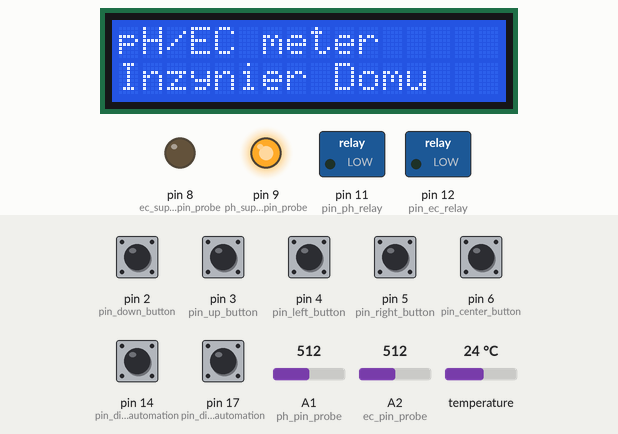
The program below on a simulated Arduino Nano, built with avr-gcc and run on an emulated ATmega328P. On the bench: 16×2 character LCD, switched loads named in the program (green lamp = pin HIGH), output pins drawn as LEDs (lit = HIGH). Dashed ring = blinking. The inputs (shaded band) are chosen by the test bench; at power-on: pin 2 (pin_down_button), pin 3 (pin_up_button), pin 4 (pin_left_button), pin 5 (pin_right_button), pin 6 (pin_center_button), pin 14 (pin_disable_ph_automation), pin 17 (pin_disable_ec_automation) HIGH, A1 (ph_pin_probe) = 512, A2 (ec_pin_probe) = 512, temperature 24 °C. EEPROM starts erased; what the program prints to the serial monitor is not drawn.

Above: at 0.1 s.
2.7 s: pin 2 (pin_down_button) pulled LOW for 0.5 s
At 4.5 s:
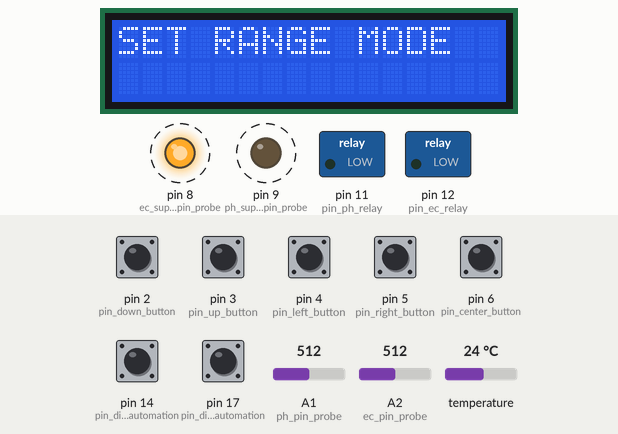
6.7 s: pin 6 (pin_center_button) pulled LOW for 0.5 s
At 8.5 s:
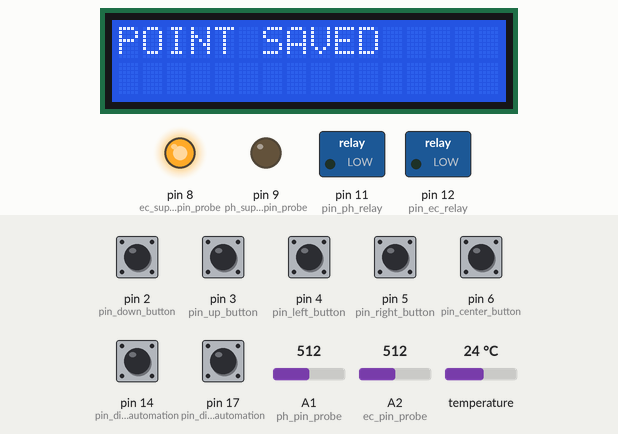
10.3 s: pin 3 (pin_up_button) pulled LOW for 0.5 s
At 12.6 s:
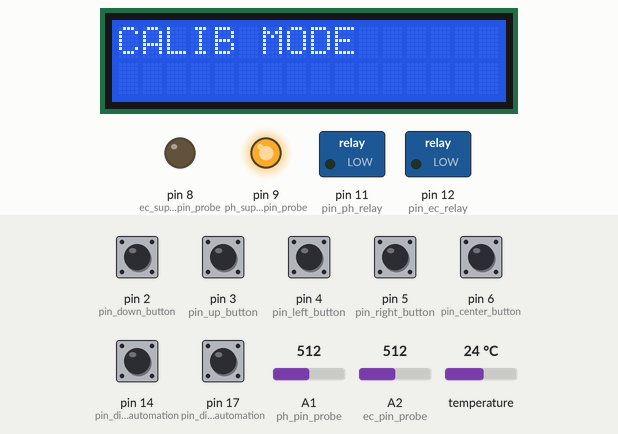
14.7 s: pin 6 (pin_center_button) pulled LOW for 1 s
At 16.4 s:
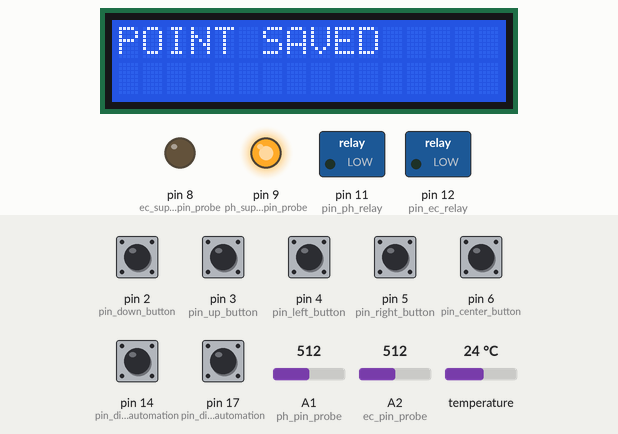
19.6 s: pin 4 (pin_left_button) pulled LOW for 0.5 s
21.9 s: pin 6 (pin_center_button) pulled LOW for 0.5 s
At 24.7 s:
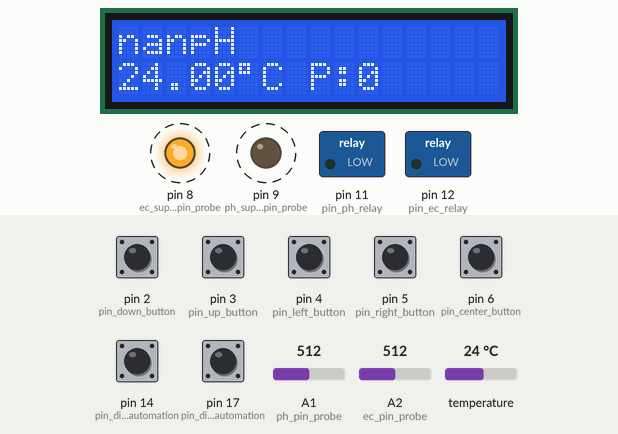
Timing chart, 0 to 27.3 s (numbered marks = the images above; inputs shaded):
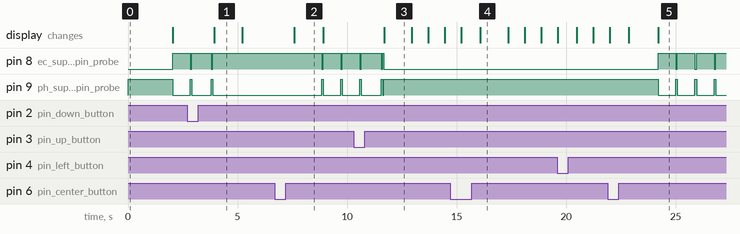

Measured:
- after the input at 2.7 s, the display: changes after 1.2 s (image 1)
- after the input at 6.7 s, pin 8 (ec_supply_pin_probe): alternates HIGH for 0.80 s and LOW for 0.07 s, starting after 2.1 s; pin 9 (ph_supply_pin_probe): alternates HIGH for 0.07 s and LOW for 0.80 s, starting after 2.1 s; the display: changes after 0.89 s (image 2)
- after the input at 10.3 s, the display: changes after 1.4 s (image 3)
- after the input at 21.9 s, pin 8 (ec_supply_pin_probe): alternates HIGH for 0.80 s and LOW for 0.07 s, starting after 2.3 s; pin 9 (ph_supply_pin_probe): alternates HIGH for 0.07 s and LOW for 0.80 s, starting after 2.3 s
- by itself, pin 8 (ec_supply_pin_probe): alternates HIGH for 0.90 s and LOW for 0.07 s, 4 changes in all, then stays HIGH
- by itself, pin 9 (ph_supply_pin_probe): alternates HIGH for 0.07 s and LOW for 0.90 s, 4 changes in all, then stays LOW
- what the display in image 1 shows lasts 1.3 s, from 3.9 s to 5.2 s

The program:

main.cpp
```cpp
/**
 * @file main.cpp
 * @author by Szymon Markiewicz (https://github.com/InzynierDomu/)
 * @brief pH and EC meter
 * @date 2022-06
 */

#include "Automation.h"
#include "Buttons.h"
#include "Calibration_data_memory.h"
#include "Config.h"
#include "DS18B20.h"
#include "Data_presentation.h"
#include "Linear_function.h"
#include "OneWire.h"
#include "Sd_card.h"

#include <Arduino.h>
#include <EEPROM.h>
#include <math.h>


///< possible device state
enum class Device_state
{
  startup,
  display_measure_ph,
  display_measure_ec,
  calibration_ph,
  calibration_ec,
  change_ph_range,
  change_ec_range,
  fill_ph,
  fill_ec
};

byte m_ds_address[8]; ///< ds18b20 thermometer one wire address
OneWire m_one_wire = OneWire(Config::pin_thermometer); ///< one wire bus
DS18B20 m_ds_sensor = DS18B20(Config::pin_thermometer); ///< ds18b20 thermometer
Data_presentation m_data_presentation; ///< screen and serial handling
Calibration_data_memory m_memory; ///< memory handling
// Sd_card m_sd_card; ///< sd crad handling
Automation m_automation;

Device_state m_device_state = Device_state::startup; ///< actual device state

volatile bool m_up_button_pressed = false; ///< up button pressed flag
volatile bool m_down_button_pressed = false; ///< down button pressed flag
volatile bool m_right_button_pressed = false; ///< right button pressed flag
volatile bool m_left_button_pressed = false; ///< left button pressed flag
volatile bool m_center_button_pressed = false; ///< center button pressed flag
Linear_function ph_probe_characteristic; ///< ph probe linear characteristic
Linear_function ec_probe_characteristic; ///< ec probe linear characteristic

/**
 * @brief find thermometer on one wire
 */
void ds_thermometer_init()
{
  m_one_wire.reset_search();
  while (m_one_wire.search(m_ds_address))
  {
    if (m_ds_address[0] != 0x28)
      continue;

    if (OneWire::crc8(m_ds_address, 7) != m_ds_address[7])
    {
      break;
    }
  }
}

/**
 * @brief state - ph measure
 * @param action: buttons action
 */
void measurements_ph(const Buttons_action action)
{
  auto temperature = m_ds_sensor.getTempC();

  digitalWrite(Config::ph_supply_pin_probe, HIGH);
  digitalWrite(Config::ec_supply_pin_probe, LOW);
  delay(50);
  auto analog_mes = analogRead(Config::ph_pin_probe);
  auto ph = ph_probe_characteristic.find_unit_val(analog_mes);
  m_data_presentation.presentation_measurements_ph(temperature, ph, false);

  digitalWrite(Config::ph_supply_pin_probe, LOW);
  digitalWrite(Config::ec_supply_pin_probe, HIGH);
  delay(50);
  analog_mes = analogRead(Config::ec_pin_probe);
  auto ec = ec_probe_characteristic.find_unit_val(analog_mes);

  if (m_automation.check_ec_value(ec))
  {
    digitalWrite(Config::ph_supply_pin_probe, LOW);
    digitalWrite(Config::ec_supply_pin_probe, HIGH);
    m_automation.turn_on_fill_ec();
    m_device_state = Device_state::fill_ec;
  }
  else if (m_automation.check_ph_value(ph))
  {
    digitalWrite(Config::ph_supply_pin_probe, HIGH);
    digitalWrite(Config::ec_supply_pin_probe, LOW);
    m_automation.turn_on_fill_ph();
    m_device_state = Device_state::fill_ph;
  }
  else
  {
    switch (action)
    {
      case Buttons_action::up_pressed:
        digitalWrite(Config::ph_supply_pin_probe, HIGH);
        digitalWrite(Config::ec_supply_pin_probe, LOW);
        m_data_presentation.display_calib_mode();
        m_device_state = Device_state::calibration_ph;
        break;
      case Buttons_action::down_pressed:
        m_data_presentation.display_range_mode();
        m_device_state = Device_state::change_ph_range;
        break;
      case Buttons_action::left_pressed:
        m_device_state = Device_state::display_measure_ec;
        break;
      case Buttons_action::right_pressed:
        // if (m_sd_card.get_card_status())
        // {
        //   m_sd_card.save_ph_measurement(temperature, ph);
        //   m_data_presentation.display_save_data();
        // }
        break;
      default:
        m_device_state = Device_state::display_measure_ph;
        break;
    }
  }
}

/**
 * @brief state - ec measure
 * @param action: buttons action
 */
void measurements_ec(const Buttons_action action)
{
  auto temperature = m_ds_sensor.getTempC();

  digitalWrite(Config::ph_supply_pin_probe, LOW);
  digitalWrite(Config::ec_supply_pin_probe, HIGH);
  delay(50);
  auto analog_mes = analogRead(Config::ec_pin_probe);
  auto ec = ec_probe_characteristic.find_unit_val(analog_mes);

  digitalWrite(Config::ph_supply_pin_probe, HIGH);
  digitalWrite(Config::ec_supply_pin_probe, LOW);
  delay(50);
  analog_mes = analogRead(Config::ph_pin_probe);
  auto ph = ph_probe_characteristic.find_unit_val(analog_mes);

  m_data_presentation.presentation_measurements_ec(temperature, ec, false);

  if (m_automation.check_ec_value(ec))
  {
    digitalWrite(Config::ph_supply_pin_probe, LOW);
    digitalWrite(Config::ec_supply_pin_probe, HIGH);
    m_automation.turn_on_fill_ec();
    m_device_state = Device_state::fill_ec;
  }
  else if (m_automation.check_ph_value(ph))
  {
    digitalWrite(Config::ph_supply_pin_probe, HIGH);
    digitalWrite(Config::ec_supply_pin_probe, LOW);
    m_automation.turn_on_fill_ph();
    m_device_state = Device_state::fill_ph;
  }
  else
  {
    switch (action)
    {
      case Buttons_action::up_pressed:
        digitalWrite(Config::ph_supply_pin_probe, LOW);
        digitalWrite(Config::ec_supply_pin_probe, HIGH);
        m_data_presentation.display_calib_mode();
        m_device_state = Device_state::calibration_ec;
        break;
      case Buttons_action::down_pressed:
        m_data_presentation.display_range_mode();
        m_device_state = Device_state::change_ec_range;
        break;
      case Buttons_action::left_pressed:
        m_device_state = Device_state::display_measure_ph;
        break;
      case Buttons_action::right_pressed:
        // if (m_sd_card.get_card_status())
        // {
        //   m_sd_card.save_ec_measurement(temperature, ec);
        //   m_data_presentation.display_save_data();
        // }
        break;
      default:
        m_device_state = Device_state::display_measure_ec;
        break;
    }
  }
}

/**
 * @brief saving next point in characteristic
 * @param samples points to characteristic
 * @param sample new reference value
 * @return is calibration finished
 */
bool save_sample(Point* samples, double sample)
{
  static int sample_counter = 0;
  samples[sample_counter].unit_val = sample;
  switch (m_device_state)
  {
    case Device_state::calibration_ph:
      samples[sample_counter].analog_val = analogRead(Config::ph_pin_probe);
      break;
    case Device_state::calibration_ec:
      samples[sample_counter].analog_val = analogRead(Config::ec_pin_probe);
      break;
    default:
      break;
  }

  if (++sample_counter == 2)
  {
    sample_counter = 0;
    return true;
  }
  return false;
}

double load_ph_point(uint8_t point)
{
  Point points[2];
  m_memory.load_ph_calibration(points);
  return points[point].unit_val;
}

/**
 * @brief state -calibration ph procedure
 * @param action buttons action
 */
void calibration_ph(const Buttons_action action)
{
  static double sample = load_ph_point(0);

  static Point samples[2] = {};

  auto temperature = m_ds_sensor.getTempC();

  switch (action)
  {
    case Buttons_action::center_pressed:
      m_data_presentation.display_save_data();
      if (save_sample(samples, sample))
      {
        m_memory.save_ph_calibration(samples);
        ph_probe_characteristic.set_points(samples);
        sample = samples[0].unit_val;
        m_device_state = Device_state::display_measure_ph;
      };
      sample = load_ph_point(1);
      break;
    case Buttons_action::down_pressed:
      if (sample > 1)
      {
        sample--;
      }
      break;
    case Buttons_action::up_pressed:
      if (sample < Config::max_ph_to_calib)
      {
        sample++;
      }
      break;
    default:
      m_data_presentation.display_calibration_ph(sample, temperature);
      break;
  }
}

double load_ec_point(uint8_t point)
{
  Point points[2];
  m_memory.load_ec_calibration(points);
  return points[point].unit_val;
}

/**
 * @brief state -calibration ec procedure
 * @param action buttons action
 */
void calibration_ec(const Buttons_action action)
{
  static double sample = load_ec_point(0);

  static uint8_t position = 0;

  static Point samples[2] = {};

  auto temperature = m_ds_sensor.getTempC();

  switch (action)
  {
    case Buttons_action::center_pressed:
      m_data_presentation.display_save_data();
      if (save_sample(samples, sample))
      {
        m_memory.save_ec_calibration(samples);
        ec_probe_characteristic.set_points(samples);
        sample = samples[0].unit_val;
        m_device_state = Device_state::display_measure_ec;
      }
      sample = load_ec_point(1);
      break;
    case Buttons_action::down_pressed:
      // FIXME: min value
      sample = sample - pow(10.0, position * (-1.0));
      break;
    case Buttons_action::up_pressed:
      if (sample < Config::max_ec_to_calib)
      {
        sample = sample + pow(10.0, position * (-1.0));
      }
      break;
    case Buttons_action::right_pressed:
      // TODO: remove magic number
      if (position < 3)
      {
        position++;
      }
      else
      {
        position = 0;
      }
    case Buttons_action::left_pressed:
      if (position > 0)
      {
        position--;
      }
      else
      {
        position = 2;
      }
      break;
    default:
      m_data_presentation.display_calibration_ec(sample, position, temperature);
      break;
  }
}

/**
 * @brief state -change ph range for automation
 * @param action buttons action
 */
void change_ph_range(const Buttons_action action)
{
  static double sample = m_memory.load_ph_min();
  static uint8_t position = 0;

  float temperature = m_ds_sensor.getTempC();

  switch (action)
  {
    case Buttons_action::center_pressed:
      m_data_presentation.display_save_data();
      m_memory.save_ph_min(sample);
      m_automation.set_min_ph(sample);
      m_device_state = Device_state::display_measure_ph;
      break;
    case Buttons_action::up_pressed:
      sample++;
      break;
    case Buttons_action::down_pressed:
      sample--;
      break;
    case Buttons_action::right_pressed:
      if (position < 3)
      {
        position++;
      }
      else
      {
        position = 0;
      }
    case Buttons_action::left_pressed:
      if (position > 0)
      {
        position--;
      }
      else
      {
        position = 2;
      }
      break;
    default:
      m_data_presentation.display_change_ph_range(sample, position);
      break;
  }
}

/**
 * @brief state - change ec range for automation
 * @param action buttons action
 */
void change_ec_range(const Buttons_action action)
{
  static double sample = m_memory.load_ec_min();
  static uint8_t position = 0;

  float temperature = m_ds_sensor.getTempC();

  switch (action)
  {
    case Buttons_action::center_pressed:
      m_data_presentation.display_save_data();
      m_memory.save_ec_min(sample);
      m_automation.set_min_ec(sample);
      m_device_state = Device_state::display_measure_ec;
      break;
    case Buttons_action::down_pressed:
      // FIXME: min value
      sample = sample - pow(10.0, position * (-1.0));
      break;
    case Buttons_action::up_pressed:
      if (sample < Config::max_ec_to_calib)
      {
        sample = sample + pow(10.0, position * (-1.0));
      }
      break;
    case Buttons_action::right_pressed:
      // TODO: remove magic number
      if (position < 3)
      {
        position++;
      }
      else
      {
        position = 0;
      }
    case Buttons_action::left_pressed:
      if (position > 0)
      {
        position--;
      }
      else
      {
        position = 2;
      }
      break;
    default:
      m_data_presentation.display_calibration_ec(sample, position, temperature);
      break;
  }
}

/**
 * @brief turn on increasing ph until the expected value is obtained state
 */
void fill_ph()
{
  auto temperature = m_ds_sensor.getTempC();
  auto analog_mes = analogRead(Config::ph_pin_probe);
  auto ph = ph_probe_characteristic.find_unit_val(analog_mes);
  m_data_presentation.presentation_measurements_ph(temperature, ph, true);

  if (!m_automation.check_ph_value(ph))
  {
    m_automation.turn_off_fill_ph();
    m_device_state = Device_state::display_measure_ph;
  }
}

/**
 * @brief turn on increasing ec until the expected value is obtained state
 */
void fill_ec()
{
  auto temperature = m_ds_sensor.getTempC();
  auto analog_mes = analogRead(Config::ec_pin_probe);
  auto ec = ec_probe_characteristic.find_unit_val(analog_mes);
  m_data_presentation.presentation_measurements_ec(temperature, ec, true);

  if (!m_automation.check_ec_value(ec))
  {
    m_automation.turn_off_fill_ec();
    m_device_state = Device_state::display_measure_ec;
  }
}


/**
 * @brief setup on startup
 */
void setup()
{
  pinMode(Config::pin_ph_relay, OUTPUT);
  digitalWrite(Config::pin_ph_relay, LOW);
  pinMode(Config::pin_ec_relay, OUTPUT);
  digitalWrite(Config::pin_ec_relay, LOW);
  pinMode(Config::ph_supply_pin_probe, OUTPUT);
  digitalWrite(Config::ph_supply_pin_probe, HIGH);
  pinMode(Config::ec_supply_pin_probe, OUTPUT);
  digitalWrite(Config::ec_supply_pin_probe, LOW);

  m_data_presentation.init();
  ds_thermometer_init();

  Point points[2];
  m_memory.load_ph_calibration(points);
  m_data_presentation.print_ph_calibration(points);
  ph_probe_characteristic.set_points(points);

  m_memory.load_ec_calibration(points);
  m_data_presentation.print_ec_calibration(points);
  ec_probe_characteristic.set_points(points);

  m_up_button_pressed = false;
  m_down_button_pressed = false;
  m_right_button_pressed = false;
  m_left_button_pressed = false;
  m_up_button_pressed = false;

  pinMode(Config::pin_up_button, INPUT_PULLUP);
  pinMode(Config::pin_down_button, INPUT_PULLUP);
  pinMode(Config::pin_right_button, INPUT_PULLUP);
  pinMode(Config::pin_left_button, INPUT_PULLUP);
  pinMode(Config::pin_center_button, INPUT_PULLUP);
  pinMode(Config::pin_disable_ec_automation, INPUT_PULLUP);
  pinMode(Config::pin_disable_ph_automation, INPUT_PULLUP);
  PCICR |= Config::ports_with_interrupt;
  PCMSK2 |= Config::pins_interrupt_D;

  m_device_state = Device_state::display_measure_ph;

  // if (m_sd_card.is_card_available())
  // {
  //   Serial.println("SD card is present");
  // }

  auto min_val = m_memory.load_ph_min();
  m_automation.set_min_ph(min_val);
  m_data_presentation.print_min_ph(min_val);

  min_val = m_memory.load_ec_min();
  m_automation.set_min_ec(min_val);
  m_data_presentation.print_min_ec(min_val);
}

/**
 * @brief check pin for enable/disable automation
 */
void check_automation_disable()
{
  if (digitalRead(Config::pin_disable_ph_automation) == LOW && !m_automation.get_disable_ph_status())
  {
    m_data_presentation.print_change_disable_ph_automation(true);
    m_automation.change_disable_ph(true);
  }
  else if (digitalRead(Config::pin_disable_ph_automation) == HIGH && m_automation.get_disable_ph_status())
  {
    m_data_presentation.print_change_disable_ph_automation(false);
    m_automation.change_disable_ph(false);
  }

  if (digitalRead(Config::pin_disable_ec_automation) == LOW && !m_automation.get_disable_ec_status())
  {
    m_data_presentation.print_change_disable_ec_automation(true);
    m_automation.change_disable_ec(true);
  }
  else if (digitalRead(Config::pin_disable_ec_automation) == HIGH && m_automation.get_disable_ec_status())
  {
    m_data_presentation.print_change_disable_ec_automation(false);
    m_automation.change_disable_ec(false);
  }
}

/**
 * @brief main loop with state machine
 */
void loop()
{
  Buttons_action action = Buttons::check_buttons(
      m_up_button_pressed, m_down_button_pressed, m_right_button_pressed, m_left_button_pressed, m_center_button_pressed);
  if (action != Buttons_action::nothing)
  {
    // TODO: struct?
    m_up_button_pressed = false;
    m_down_button_pressed = false;
    m_right_button_pressed = false;
    m_left_button_pressed = false;
    m_center_button_pressed = false;
    delay(100);
  }

  check_automation_disable();

  switch (m_device_state)
  {
    case Device_state::display_measure_ph:
      measurements_ph(action);
      break;
    case Device_state::display_measure_ec:
      measurements_ec(action);
      break;
    case Device_state::calibration_ph:
      calibration_ph(action);
      break;
    case Device_state::calibration_ec:
      calibration_ec(action);
      break;
    case Device_state::change_ph_range:
      change_ph_range(action);
      break;
    case Device_state::change_ec_range:
      change_ec_range(action);
      break;
    case Device_state::fill_ph:
      fill_ph();
      break;
    case Device_state::fill_ec:
      fill_ec();
      break;
    default:
      break;
  }
}

/**
 * @brief port D Interrupts
 */
ISR(PCINT2_vect)
{
  if (digitalRead(Config::pin_up_button) == LOW)
  {
    m_up_button_pressed = true;
  }
  if (digitalRead(Config::pin_down_button) == LOW)
  {
    m_down_button_pressed = true;
  }
  if (digitalRead(Config::pin_right_button) == LOW)
  {
    m_right_button_pressed = true;
  }
  if (digitalRead(Config::pin_left_button) == LOW)
  {
    m_left_button_pressed = true;
  }
  if (digitalRead(Config::pin_center_button) == LOW)
  {
    m_center_button_pressed = true;
  }
}
```

Automation.h
```cpp
/**
 * @file Automation.h
 * @author by Szymon Markiewicz (https://github.com/InzynierDomu/)
 * @brief regulation ph and ec
 * @date 2022-09
 */

#pragma once

class Automation
{
  public:
  Automation(const double min_ph = 0, const double min_ec = 0);
  void set_min_ph(const double min_ph);
  void set_min_ec(const double min_ec);
  bool check_ph_value(const double value) const;
  bool check_ec_value(const double value) const;
  void change_disable_ph(const bool disable);
  bool get_disable_ph_status() const;
  void change_disable_ec(const bool disable);
  bool get_disable_ec_status() const;
  void turn_on_fill_ph();
  void turn_on_fill_ec();
  void turn_off_fill_ph();
  void turn_off_fill_ec();

  private:
  double m_min_ph; ///< minimal correct ph level
  double m_min_ec; ///< minimal correct ec level
  bool m_disable_ph;
  bool m_disable_ec;
};
```

Source omitted: Automation.cpp (2369 bytes), Buttons.cpp (1893 bytes), Buttons.h (725 bytes), Calibration_data_memory.cpp (2872 bytes), Calibration_data_memory.h (804 bytes), Data_presentation.cpp (4622 bytes), Data_presentation.h (1263 bytes), IScreen.h (728 bytes), Linear_function.cpp (823 bytes), Linear_function.h (828 bytes), Sd_card.cpp (1813 bytes), Sd_card.h (529 bytes) and 3 more
